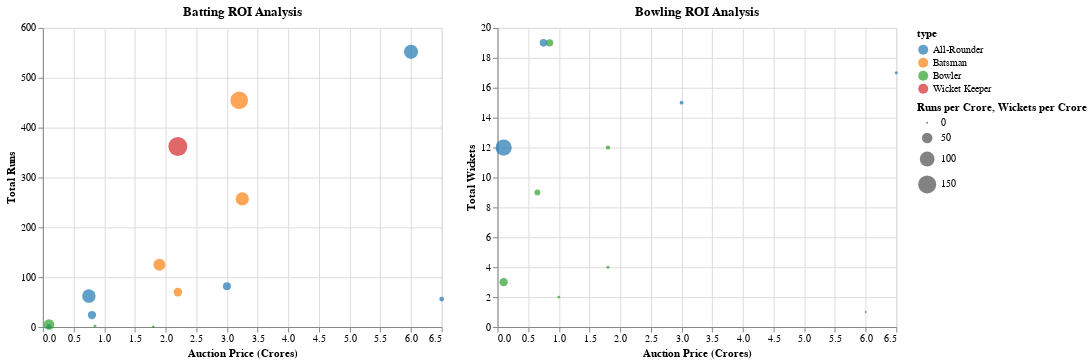

The code cell stored with this chart in its notebook:
### Code cell
def analyze_roi():
    # Calculate batting ROI metrics
    batting_roi = balls_df[balls_df['batting_team'] == 'Kings XI Punjab'].groupby('batsman').agg({
        'runs_batsman': 'sum',
        'ball': 'count',
        'match_id': 'nunique'
    }).reset_index()

    # Add auction prices to batting data
    batting_roi['mapped_name'] = batting_roi['batsman'].map(name_mapping)
    batting_roi = batting_roi.merge(
        auction_df[['player', 'price_cr', 'type']],
        left_on='mapped_name',
        right_on='player',
        how='left'
    )
    batting_roi['runs_per_crore'] = (batting_roi['runs_batsman'] / batting_roi['price_cr']).round(2)
    batting_roi['strike_rate'] = (batting_roi['runs_batsman'] / batting_roi['ball'] * 100).round(2)

    # Calculate bowling ROI metrics
    bowling_roi = balls_df[balls_df['bowling_team'] == 'Kings XI Punjab'].groupby('bowler').agg({
        'total_runs': 'sum',
        'ball': 'count',
        'wicket_type': lambda x: x.notna().sum(),
        'match_id': 'nunique'
    }).reset_index()

    # Add auction prices to bowling data
    bowling_roi['mapped_name'] = bowling_roi['bowler'].map(name_mapping)
    bowling_roi = bowling_roi.merge(
        auction_df[['player', 'price_cr', 'type']],
        left_on='mapped_name',
        right_on='player',
        how='left'
    )
    bowling_roi['wickets_per_crore'] = (bowling_roi['wicket_type'] / bowling_roi['price_cr']).round(2)
    bowling_roi['economy'] = (bowling_roi['total_runs'] / (bowling_roi['ball']/6)).round(2)

    return batting_roi, bowling_roi

def create_roi_charts(batting_roi, bowling_roi):
    # Batting ROI Chart
    batting_chart = alt.Chart(batting_roi[batting_roi['price_cr'].notna()]).mark_circle(size=100).encode(
        x=alt.X('price_cr:Q', title='Auction Price (Crores)'),
        y=alt.Y('runs_batsman:Q', title='Total Runs'),
        size=alt.Size('runs_per_crore:Q', title='Runs per Crore'),
        color=alt.Color('type:N', scale=alt.Scale(scheme='category10')),
        tooltip=['batsman', 'runs_batsman', 'price_cr', 'runs_per_crore', 'strike_rate']
    ).properties(
        width=400,
        height=300,
        title='Batting ROI Analysis'
    )

    # Bowling ROI Chart
    bowling_chart = alt.Chart(bowling_roi[bowling_roi['price_cr'].notna()]).mark_circle(size=100).encode(
        x=alt.X('price_cr:Q', title='Auction Price (Crores)'),
        y=alt.Y('wicket_type:Q', title='Total Wickets'),
        size=alt.Size('wickets_per_crore:Q', title='Wickets per Crore'),
        color=alt.Color('type:N', scale=alt.Scale(scheme='category10')),
        tooltip=['bowler', 'wicket_type', 'price_cr', 'wickets_per_crore', 'economy']
    ).properties(
        width=400,
        height=300,
        title='Bowling ROI Analysis'
    )

    return alt.hconcat(batting_chart, bowling_chart)

# Execute analysis
batting_roi, bowling_roi = analyze_roi()

# Print ROI Analysis
print("Batting ROI Analysis (minimum 100 runs):")
print(batting_roi[
    (batting_roi['price_cr'].notna()) &
    (batting_roi['runs_batsman'] >= 100)
].sort_values('runs_per_crore', ascending=False)[
    ['batsman', 'runs_batsman', 'price_cr', 'runs_per_crore', 'strike_rate']
].to_string(index=False))

print("\nBowling ROI Analysis (minimum 5 wickets):")
print(bowling_roi[
    (bowling_roi['price_cr'].notna()) &
    (bowling_roi['wicket_type'] >= 5)
].sort_values('wickets_per_crore', ascending=False)[
    ['bowler', 'wicket_type', 'price_cr', 'wickets_per_crore', 'economy']
].to_string(index=False))

# Calculate type-wise averages
print("\nValue Analysis by Player Type:")
for player_type in batting_roi['type'].unique():
    type_data = batting_roi[batting_roi['type'] == player_type]
    if not type_data.empty:
        avg_runs_per_crore = type_data['runs_per_crore'].mean()
        print(f"\n{player_type}:")
        print(f"Average Runs per Crore: {avg_runs_per_crore:.2f}")

# Create and display visualization
create_roi_charts(batting_roi, bowling_roi)

### Figure 1 — Vega-Lite specification as saved in the notebook (floating-point values rounded to 4 significant figures)
{"config": {"view": {"continuousWidth": 300, "continuousHeight": 300}}, "hconcat": [{"data": {"name": "data-7c27715ca3440344f66d61a8b8852644"}, "mark": {"type": "circle", "size": 100}, "encoding": {"color": {"field": "type", "scale": {"scheme": "category10"}, "type": "nominal"}, "size": {"field": "runs_per_crore", "title": "Runs per Crore", "type": "quantitative"}, "tooltip": [{"field": "batsman", "type": "nominal"}, {"field": "runs_batsman", "type": "quantitative"}, {"field": "price_cr", "type": "quantitative"}, {"field": "runs_per_crore", "type": "quantitative"}, {"field": "strike_rate", "type": "quantitative"}], "x": {"field": "price_cr", "title": "Auction Price (Crores)", "type": "quantitative"}, "y": {"field": "runs_batsman", "title": "Total Runs", "type": "quantitative"}}, "height": 300, "title": "Batting ROI Analysis", "width": 400}, {"data": {"name": "data-7ba5f40f363d2b43722d9499848ac66b"}, "mark": {"type": "circle", "size": 100}, "encoding": {"color": {"field": "type", "scale": {"scheme": "category10"}, "type": "nominal"}, "size": {"field": "wickets_per_crore", "title": "Wickets per Crore", "type": "quantitative"}, "tooltip": [{"field": "bowler", "type": "nominal"}, {"field": "wicket_type", "type": "quantitative"}, {"field": "price_cr", "type": "quantitative"}, {"field": "wickets_per_crore", "type": "quantitative"}, {"field": "economy", "type": "quantitative"}], "x": {"field": "price_cr", "title": "Auction Price (Crores)", "type": "quantitative"}, "y": {"field": "wicket_type", "title": "Total Wickets", "type": "quantitative"}}, "height": 300, "title": "Bowling ROI Analysis", "width": 400}], "$schema": "https://vega.github.io/schema/vega-lite/v5.20.1.json", "datasets": {"data-7c27715ca3440344f66d61a8b8852644": [{"batsman": "AR Patel", "runs_batsman": 62, "ball": 61, "match_id": 7, "mapped_name": "Akshar Rajesh Patel", "player": "Akshar Rajesh Patel", "price_cr": 0.75, "type": "All-Rounder", "runs_per_crore": 82.67, "strike_rate": 101.6}, {"batsman": "BE Hendricks", "runs_batsman": 0, "ball": 1, "match_id": 1, "mapped_name": "Beuran Hendricks", "player": "Beuran Hendricks", "price_cr": 1.8, "type": "Bowler", "runs_per_crore": 0.0, "strike_rate": 0.0}, {"batsman": "CA Pujara", "runs_batsman": 125, "ball": 129, "match_id": 6, "mapped_name": "Cheteshwar Pujara", "player": "Cheteshwar Pujara", "price_cr": 1.9, "type": "Batsman", "runs_per_crore": 65.79, "strike_rate": 96.9}, {"batsman": "GJ Bailey", "runs_batsman": 257, "ball": 190, "match_id": 16, "mapped_name": "George Bailey", "player": "George Bailey", "price_cr": 3.25, "type": "Batsman", "runs_per_crore": 79.08, "strike_rate": 135.3}, {"batsman": "GJ Maxwell", "runs_batsman": 552, "ball": 312, "match_id": 16, "mapped_name": "Glenn Maxwell", "player": "Glenn Maxwell", "price_cr": 6.0, "type": "All-Rounder", "runs_per_crore": 92.0, "strike_rate": 176.9}, {"batsman": "Karanveer Singh", "runs_batsman": 1, "ball": 1, "match_id": 1, "mapped_name": "Karanveer Singh", "player": "Karanveer Singh", "price_cr": 0.1, "type": "All-Rounder", "runs_per_crore": 10.0, "strike_rate": 100.0}, {"batsman": "L Balaji", "runs_batsman": 1, "ball": 3, "match_id": 2, "mapped_name": "Lakshmipathy Balaji", "player": "Lakshmipathy Balaji", "price_cr": 1.8, "type": "Bowler", "runs_per_crore": 0.56, "strike_rate": 33.33}, {"batsman": "MG Johnson", "runs_batsman": 56, "ball": 51, "match_id": 8, "mapped_name": "Mitchell Johnson", "player": "Mitchell Johnson", "price_cr": 6.5, "type": "All-Rounder", "runs_per_crore": 8.62, "strike_rate": 109.8}, {"batsman": "Mandeep Singh", "runs_batsman": 24, "ball": 28, "match_id": 3, "mapped_name": "Mandeep Hardev Singh", "player": "Mandeep Hardev Singh", "price_cr": 0.8, "type": "All-Rounder", "runs_per_crore": 30.0, "strike_rate": 85.71}, {"batsman": "R Dhawan", "runs_batsman": 82, "ball": 75, "match_id": 6, "mapped_name": "Rishi Dhawan", "player": "Rishi Dhawan", "price_cr": 3.0, "type": "All-Rounder", "runs_per_crore": 27.33, "strike_rate": 109.3}, {"batsman": "SE Marsh", "runs_batsman": 70, "ball": 54, "match_id": 2, "mapped_name": "Shaun Marsh", "player": "Shaun Marsh", "price_cr": 2.2, "type": "Batsman", "runs_per_crore": 31.82, "strike_rate": 129.6}, {"batsman": "Sandeep Sharma", "runs_batsman": 2, "ball": 5, "match_id": 1, "mapped_name": "Sandeep Sharma", "player": "Sandeep Sharma", "price_cr": 0.85, "type": "Bowler", "runs_per_crore": 2.35, "strike_rate": 40.0}, {"batsman": "Shivam Sharma", "runs_batsman": 5, "ball": 3, "match_id": 2, "mapped_name": "Shivam Sharma", "player": "Shivam Sharma", "price_cr": 0.1, "type": "Bowler", "runs_per_crore": 50.0, "strike_rate": 166.7}, {"batsman": "V Sehwag", "runs_batsman": 455, "ball": 334, "match_id": 17, "mapped_name": "Virender Sehwag", "player": "Virender Sehwag", "price_cr": 3.2, "type": "Batsman", "runs_per_crore": 142.2, "strike_rate": 136.2}, {"batsman": "WP Saha", "runs_batsman": 362, "ball": 255, "match_id": 13, "mapped_name": "Wriddhiman Saha", "player": "Wriddhiman Saha", "price_cr": 2.2, "type": "Wicket Keeper", "runs_per_crore": 164.6, "strike_rate": 142.0}], "data-7ba5f40f363d2b43722d9499848ac66b": [{"bowler": "AR Patel", "total_runs": 424, "ball": 403, "wicket_type": 19, "match_id": 17, "mapped_name": "Akshar Rajesh Patel", "player": "Akshar Rajesh Patel", "price_cr": 0.75, "type": "All-Rounder", "wickets_per_crore": 25.33, "economy": 6.31}, {"bowler": "BE Hendricks", "total_runs": 127, "ball": 75, "wicket_type": 4, "match_id": 3, "mapped_name": "Beuran Hendricks", "player": "Beuran Hendricks", "price_cr": 1.8, "type": "Bowler", "wickets_per_crore": 2.22, "economy": 10.16}, {"bowler": "GJ Maxwell", "total_runs": 133, "ball": 70, "wicket_type": 1, "match_id": 7, "mapped_name": "Glenn Maxwell", "player": "Glenn Maxwell", "price_cr": 6.0, "type": "All-Rounder", "wickets_per_crore": 0.17, "economy": 11.4}, {"bowler": "Karanveer Singh", "total_runs": 164, "ball": 126, "wicket_type": 12, "match_id": 5, "mapped_name": "Karanveer Singh", "player": "Karanveer Singh", "price_cr": 0.1, "type": "All-Rounder", "wickets_per_crore": 120.0, "economy": 7.81}, {"bowler": "L Balaji", "total_runs": 305, "ball": 211, "wicket_type": 12, "match_id": 9, "mapped_name": "Lakshmipathy Balaji", "player": "Lakshmipathy Balaji", "price_cr": 1.8, "type": "Bowler", "wickets_per_crore": 6.67, "economy": 8.67}, {"bowler": "M Kartik", "total_runs": 91, "ball": 49, "wicket_type": 2, "match_id": 2, "mapped_name": "Murali Kartik", "player": "Murali Kartik", "price_cr": 1.0, "type": "Bowler", "wickets_per_crore": 2.0, "economy": 11.14}, {"bowler": "MG Johnson", "total_runs": 450, "ball": 340, "wicket_type": 17, "match_id": 14, "mapped_name": "Mitchell Johnson", "player": "Mitchell Johnson", "price_cr": 6.5, "type": "All-Rounder", "wickets_per_crore": 2.62, "economy": 7.94}, {"bowler": "P Awana", "total_runs": 248, "ball": 146, "wicket_type": 9, "match_id": 7, "mapped_name": "Parvinder Awana", "player": "Parvinder Awana", "price_cr": 0.65, "type": "Bowler", "wickets_per_crore": 13.85, "economy": 10.19}, {"bowler": "R Dhawan", "total_runs": 373, "ball": 294, "wicket_type": 15, "match_id": 13, "mapped_name": "Rishi Dhawan", "player": "Rishi Dhawan", "price_cr": 3.0, "type": "All-Rounder", "wickets_per_crore": 5.0, "economy": 7.61}, {"bowler": "Sandeep Sharma", "total_runs": 358, "ball": 255, "wicket_type": 19, "match_id": 11, "mapped_name": "Sandeep Sharma", "player": "Sandeep Sharma", "price_cr": 0.85, "type": "Bowler", "wickets_per_crore": 22.35, "economy": 8.42}, {"bowler": "Shivam Sharma", "total_runs": 121, "ball": 96, "wicket_type": 3, "match_id": 4, "mapped_name": "Shivam Sharma", "player": "Shivam Sharma", "price_cr": 0.1, "type": "Bowler", "wickets_per_crore": 30.0, "economy": 7.56}]}}
